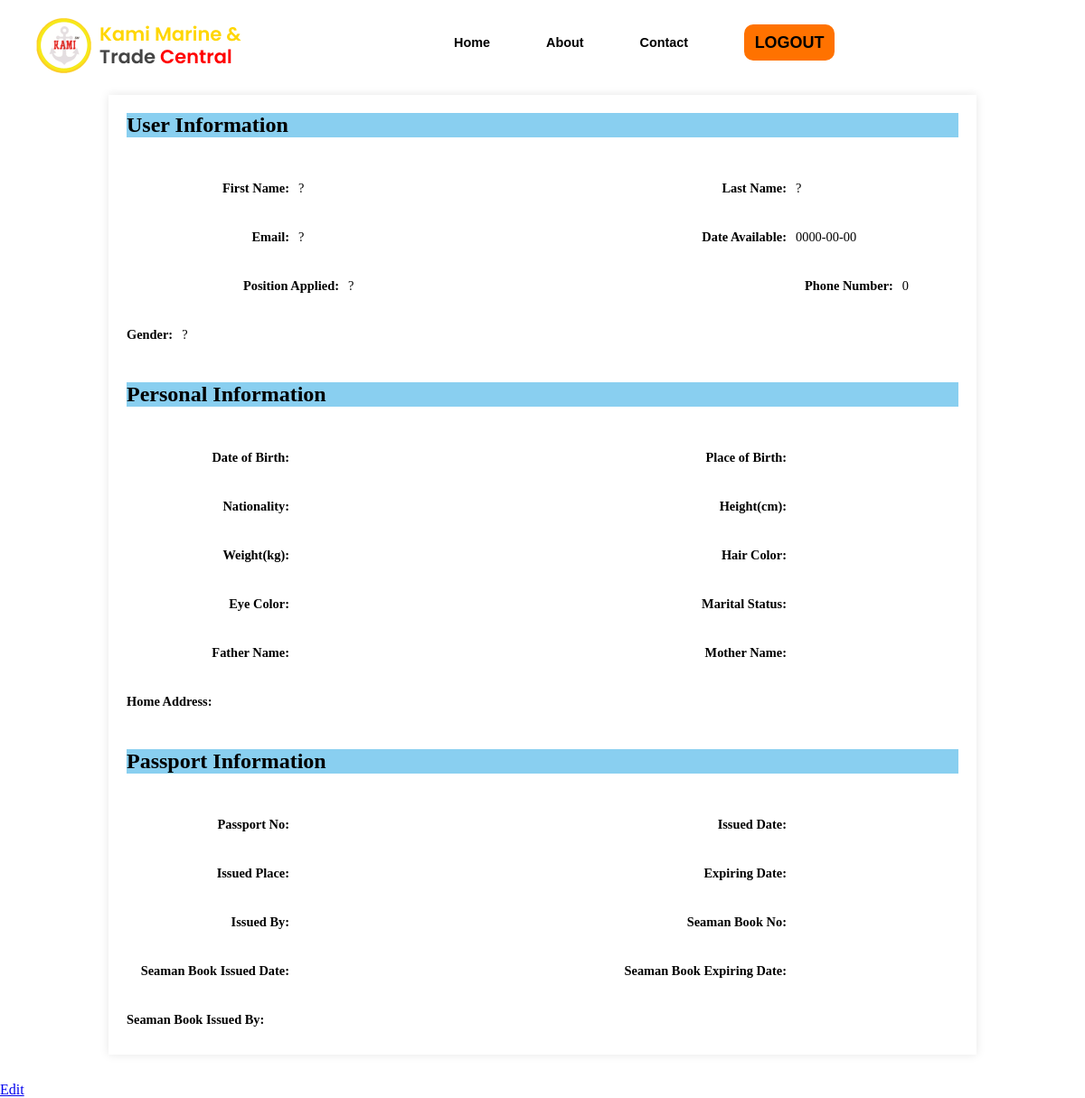
/profile.php (signed in), run on the app's committed database.
### tables this page shows
CREATE TABLE `users` (
  `user_id` int(11) NOT NULL,
  `FNAME` varchar(255) NOT NULL,
  `LNAME` varchar(255) NOT NULL,
  `EMAIL` varchar(255) NOT NULL,
  `date_available` date NOT NULL,
  `position_applied` varchar(255) NOT NULL,
  `PHONE_NUMBER` bigint(11) NOT NULL,
  `PASSWORD` varchar(255) NOT NULL,
  `GENDER` varchar(255) NOT NULL,
  `cv` varchar(255) NOT NULL
);

### profile.php (the view, shortened to what this page needs)
<!DOCTYPE html>
<html lang="en">
<head>
</head>
<body>
<?php
require_once('connection.php');
$query = "
    SELECT u.*, p.*, pi.*
    FROM users u
    LEFT JOIN passport_info p ON u.user_id = p.user_id
    LEFT JOIN personal_infor pi ON u.user_id = pi.user_id
    LEFT JOIN admin a ON u.EMAIL = a.ADMIN_ID
    WHERE u.EMAIL = ?";
$stmt = mysqli_prepare($con, $query);
$email = $_SESSION['email'];
mysqli_stmt_bind_param($stmt, "s", $email);
mysqli_stmt_execute($stmt);
$result = mysqli_stmt_get_result($stmt);
if ($result) {
    $user_data = mysqli_fetch_array($result);
    echo '<div class="hai">
            <div class="navbar">
                <div class="icon">
                    <a href="index.html" class="logo">
                    <img src="images/kmtc_logo_png.png" class="logo" alt=""></a>
                </div>
                <div class="menu">
                    <ul>
                        <li><a href="#">Home</a></li>
                        <li><a href="#">About</a></li>
                        <li><a href="#">Contact</a></li>
                        <li><button class="nn"><a href="index.php">LOGOUT</a></button></li>
                    </ul>
                </div>
            </div>';
    echo '<div class="user-info">
            <h2>User Information</h2>
            <div class = "form-row">
            <div class = "one">
            <span>First Name:</span>' . htmlspecialchars($user_data['FNAME']) . '
            </div>
            <div class = "two">
            <span>Last Name:</span>' . htmlspecialchars($user_data['LNAME']) . '
            </div>
            </div>
            <br>
            <div class = "form-row">
            <div class = "one">
            <span>Email:</span>' . htmlspecialchars($user_data['EMAIL']) . '
            </div>
            <div class = "two">
            <span>Date Available:</span>' . htmlspecialchars($user_data['date_available']) . '
            </div>
            </div>
            <br>
            <div class = "form-row">
            <div class = "one">
            <span>Position Applied:</span>' . htmlspecialchars($user_data['position_applied']) . '
            </div>
            <div clss = "two">
            <span>Phone Number:</span>' . htmlspecialchars($user_data['PHONE_NUMBER']) . '
            </div>
            </div>
            <br>
            <div class = "one-entity">
            <span>Gender:</span>' . htmlspecialchars($user_data['GENDER']) . '
            </div>
            <br>
            <br>
            <h2>Personal Information</h2>
            <div class = "form-row">
            <div class = "one">
            <span>Date of Birth:</span>' . htmlspecialchars($user_data['dob']) . '
            </div>
            <div class = "two">
            <span>Place of Birth:</span>' . htmlspecialchars($user_data['place_of_birth']) . '
            </div>
            </div>
            <br>
            <div class = "form-row">
            <div class = "one">
            <span>Nationality:</span>' . htmlspecialchars($user_data['nationality']) . '
            </div>
            <div class = "two">
            <span>Height(cm):</span>' . htmlspecialchars($user_data['height']) . '
            </div>
            </div>
            <br>
            <div class = "form-row">
            <div class = "one">
            <span>Weight(kg):</span>' . htmlspecialchars($user_data['weight']) . '
            </div>
            <div class = "two">
            <span>Hair Color:</span>' . htmlspecialchars($user_data['hair_color']) . '
            </div>
            </div>
            <br>
            <div class = "form-row">
            <div class = "one">
            <span>Eye Color:</span>' . htmlspecialchars($user_data['eye_color']) . '
            </div>
            <div class = "two">
            <span>Marital Status:</span>' . htmlspecialchars($user_data['marital_status']) . '
            </div>
            </div>
            <br>
            <div class = "form-row">
            <div class = "one">
            <span>Father Name:</span>' . htmlspecialchars($user_data['father_name']) . '
            </div>
            <div class = "two">
            <span>Mother Name:</span>' . htmlspecialchars($user_data['mother_name']) . '
            </div>
            </div>
            <br>
            <div class = "one-entity">
            <span>Home Address:</span>' . htmlspecialchars($user_data['home_address']) . '
            </div>
            <br>
            <br>
            <h2>Passport Information</h2>
            <div class = "form-row">
            <div class = "one">
            <span>Passport No:</span>' . htmlspecialchars($user_data['passport_no']) . '
            </div>
            <div class = "two">
            <span>Issued Date:</span>' . htmlspecialchars($user_data['issued_date']) . '
            </div>
            </div>
            <br>
            <div class = "form-row">
            <div class = "one">
            <span>Issued Place:</span>' . htmlspecialchars($user_data['issued_place']) . '
            </div>
            <div class = "two">
            <span>Expiring Date:</span>' . htmlspecialchars($user_data['expiring_date']) . '
            </div>
            </div>
            <br>
            <div class = "form-row">
            <div class = "one">
            <span>Issued By:</span>' . htmlspecialchars($user_data['issued_by']) . '
            </div>
            <div class = "two">
            <span>Seaman Book No:</span>' . htmlspecialchars($user_data['seaman_book_no']) . '
            </div>
            </div>
            <br>
            <div class = "form-row">
            <div class = "one">
            <span>Seaman Book Issued Date:</span>' . htmlspecialchars($user_data['seaman_book_issued_date']) . '
            </div>
            <div class = "two">
            <span>Seaman Book Expiring Date:</span>' . htmlspecialchars($user_data['seaman_book_expiring_date']) . '
            </div>
            </div>
            <br>
            <div class = "one-entity">
            <span>Seaman Book Issued By:</span>' . htmlspecialchars($user_data['seaman_book_issued_by']) . '
            </div>
          </div>';
    echo '<a href="edit_user.php" class="logout-btn">Edit</a></div>';
} else {
    echo "No user found.";
}
?>
</body>
</html>

### profile.php (style rules this page uses)
* { margin: 0; padding: 0; box-sizing: border-box; }
.hai { width: 100%; background-position: center; background-size: cover; height: 109vh; animation: infiniteScrollBg 50s linear infinite; }
.navbar { display: flex; gap: 20vw; width: 1200px; height: 75px; margin: auto; }
.icon { width: 200px; float: left; height: 70px; }
.logo { color: #ff7200; font-size: 35px; font-family: Arial; padding-left: 20px; float: left; padding-top: 10px; }
.menu { width: 400px; float: left; height: 70px; }
ul { float: left; display: flex; justify-content: center; align-items: center; }
ul li { list-style: none; margin-left: 62px; margin-top: 27px; font-size: 1.2vw; }
ul li a { text-decoration: none; color: black; font-family: Arial; font-weight: bold; transition: 0.4s ease-in-out; }
.user-info { margin: 30px auto; padding: 20px; width: 80%; background: rgba(255, 255, 255, 0.8); box-shadow: 0 0 10px rgba(0, 0, 0, 0.1); margin-bottom: 30px; font-size: 1.2vw; }
.user-info div { margin-bottom: 10px; }
.user-info h2 { color: black; background-color: #89cff0; margin-bottom: 4vw; font-size: 2vw; }
.user-info span { font-weight: bold; margin-right: 10px; min-width: 180px; / Ensures all labels take the same width for proper colon alignment / display: inline-block; text-align: right; }
.form-row { display: flex; flex-direction: row; gap: 15vw; justify-content: space-evenly; }
.form-row .one, .form-row .two { display: flex; align-items: center; width: 50%; }
.nn { width: 100px; background: #ff7200; border: none; height: 40px; font-size: 18px; border-radius: 10px; cursor: pointer; color: white; transition: 0.4s ease; }
.one-entity { / margin-left: 11vw; / }
.logout-btn { width: 100%; text-align: center; }

### data on the page
users: FNAME "?", LNAME "?", EMAIL "?", date_available "0000-00-00", position_applied "?", PHONE_NUMBER "0", GENDER "?"
